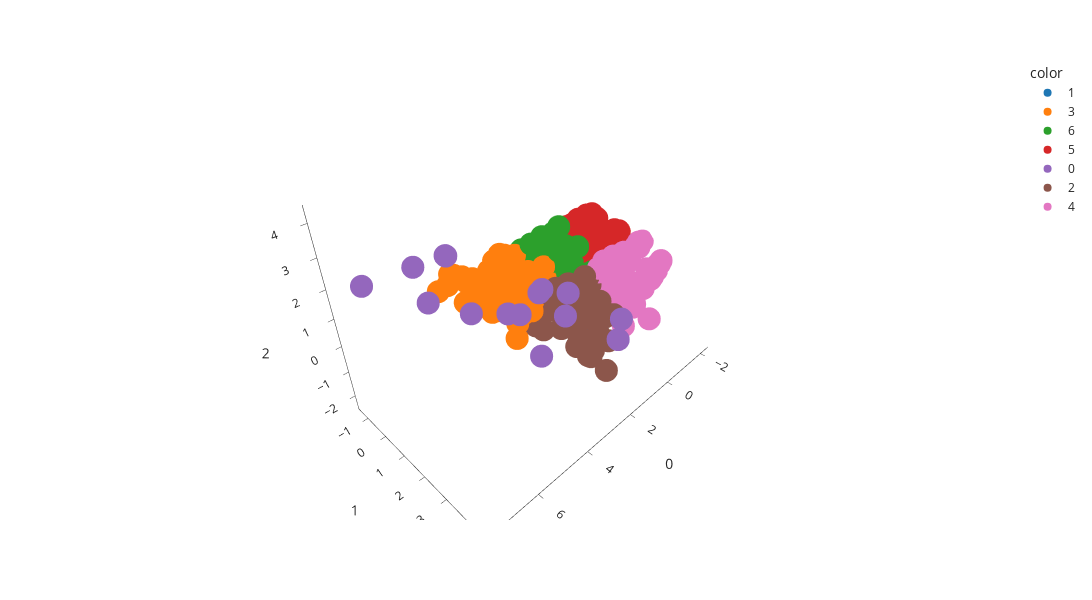

The cell this chart's notebook holds for it:
### Code cell
# plot with clusters as categories
fig = px.scatter_3d(
    pca, 
    x=0, 
    y=1,
    z=2,
    color=cus_data['cluster'].astype(str),
    template='simple_white',
    width=1200,
    height=600
    )
fig.update_traces(mode='markers')
fig.show()
